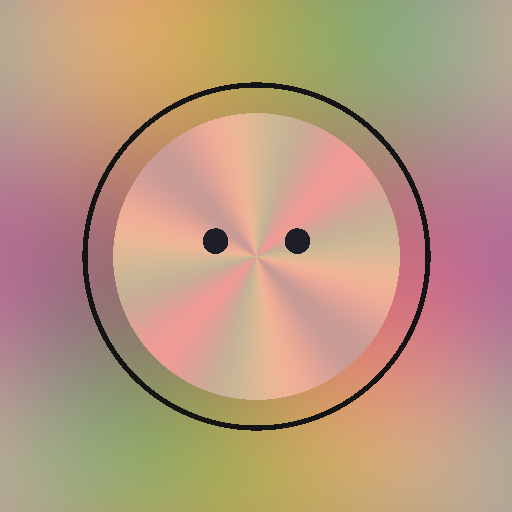
#> input picture images/lena_synth.png, 512 x 512 px
$ python color_test.py
#> lines starting #> are read from the running program, lines starting #| are printed output that depends on the picture
#> further down, img is the input picture: shape (512, 512, 3); mean R, G, B 185, 151.9, 126.8
### src/color_space.py
"""
Task 1.2 — Color space conversions.

RGB <-> YCbCr using the ITU-T.871 / JFIF formulas (same as JPEG).

    Y  =       0.299*R + 0.587*G + 0.114*B
    Cb = 128 - 0.168736*R - 0.331264*G + 0.5*B
    Cr = 128 + 0.5*R - 0.418688*G - 0.081312*B

Inverse:
    R = Y +                    1.402*(Cr-128)
    G = Y - 0.344136*(Cb-128) - 0.714136*(Cr-128)
    B = Y + 1.772*(Cb-128)

Input / output: numpy uint8 arrays of shape (H, W, 3).
"""

from __future__ import annotations

import numpy as np


def rgb_to_ycbcr(rgb: np.ndarray) -> np.ndarray:
    """Convert an (H,W,3) uint8 RGB image to a uint8 YCbCr image."""
    if rgb.dtype != np.uint8 or rgb.ndim != 3 or rgb.shape[2] != 3:
        raise ValueError(f"Expected uint8 (H,W,3), got {rgb.dtype} {rgb.shape}")

    arr = rgb.astype(np.float32)
    r, g, b = arr[..., 0], arr[..., 1], arr[..., 2]
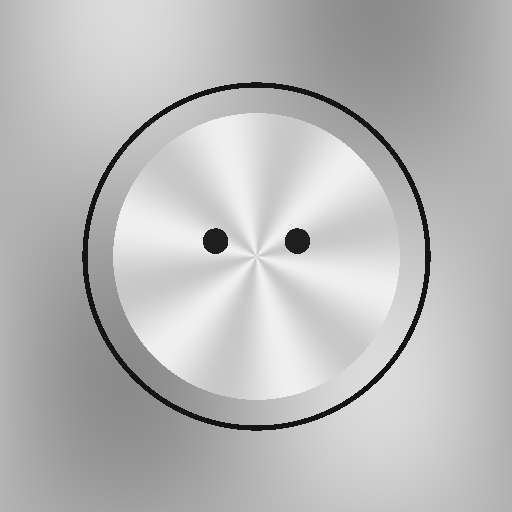
#> r: shape (512, 512) float32; min 20, max 240, mean 185

    y = 0.299 * r + 0.587 * g + 0.114 * b
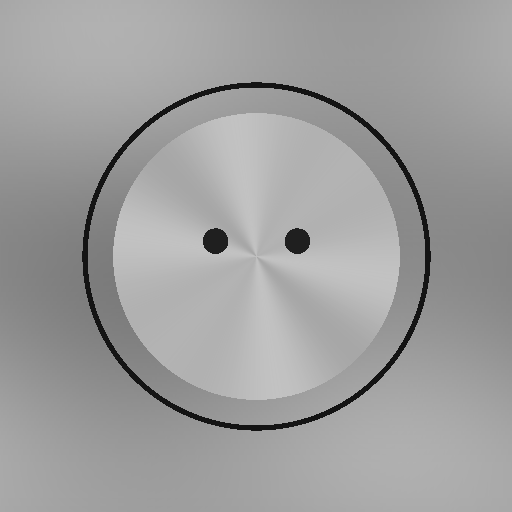
#> y: shape (512, 512) float32; min 20, max 194.5, mean 159
    cb = 128.0 - 0.168736 * r - 0.331264 * g + 0.5 * b
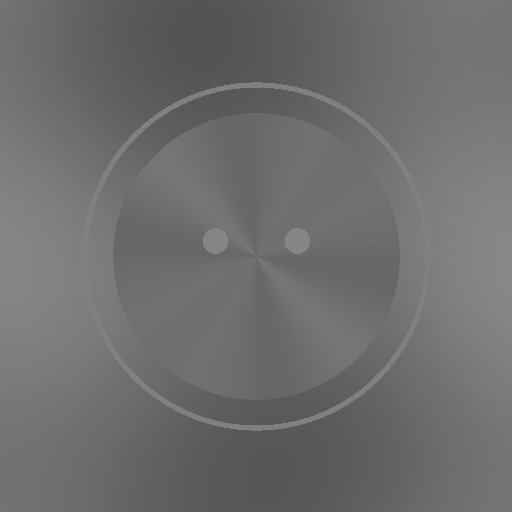
#> cb: shape (512, 512) float32; min 83.59, max 136.2, mean 109.8
    cr = 128.0 + 0.5 * r - 0.418688 * g - 0.081312 * b
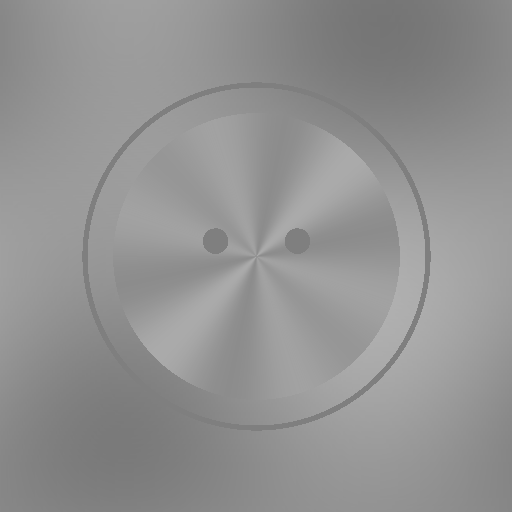
#> cr: shape (512, 512) float32; min 117.3, max 175.9, mean 146.6

    out = np.stack([y, cb, cr], axis=-1)
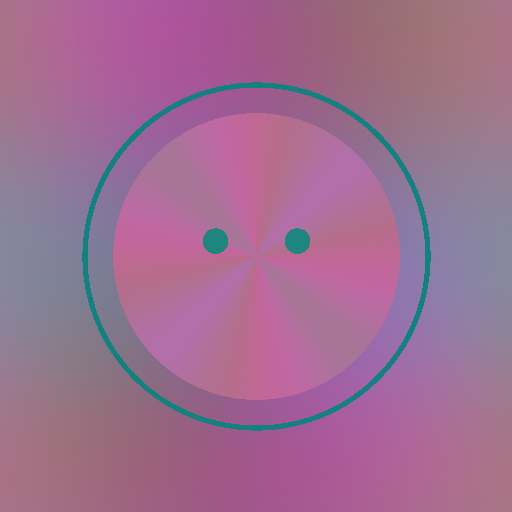
#> out: shape (512, 512, 3) float32; mean of channels 0, 1, 2 159, 109.8, 146.6; drawn as R, G, B
    return np.clip(out, 0, 255).astype(np.uint8)


def ycbcr_to_rgb(ycbcr: np.ndarray) -> np.ndarray:
    """Convert an (H,W,3) uint8 YCbCr image back to a uint8 RGB image."""
    if ycbcr.dtype != np.uint8 or ycbcr.ndim != 3 or ycbcr.shape[2] != 3:
        raise ValueError(f"Expected uint8 (H,W,3), got {ycbcr.dtype} {ycbcr.shape}")

    arr = ycbcr.astype(np.float32)
    y, cb, cr = arr[..., 0], arr[..., 1], arr[..., 2]
    cb_s = cb - 128.0
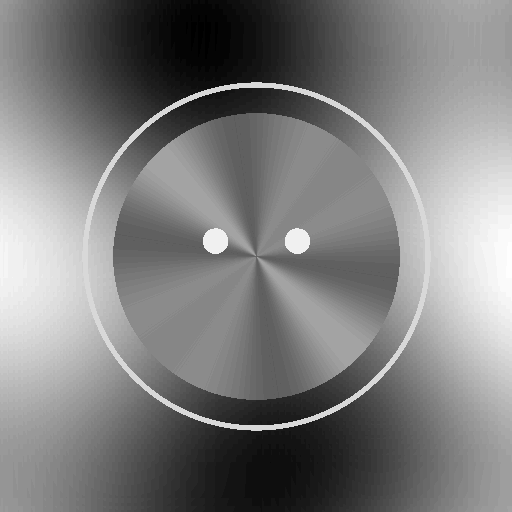
#> cb_s: shape (512, 512) float32; min -45, max 8, mean -18.63; drawn with min black and max white
    cr_s = cr - 128.0
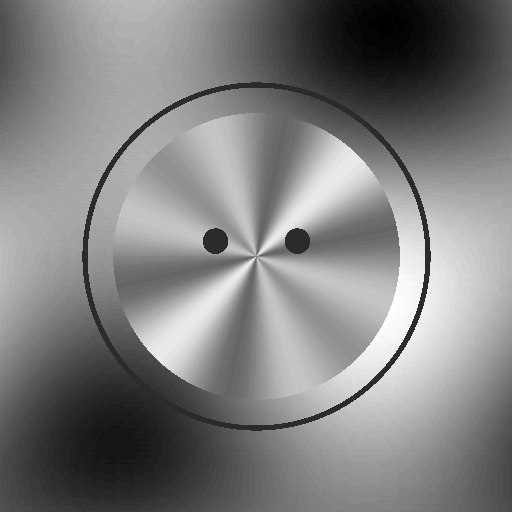
#> cr_s: shape (512, 512) float32; min -11, max 47, mean 18.1; drawn with min black and max white

    r = y + 1.402 * cr_s
    g = y - 0.344136 * cb_s - 0.714136 * cr_s
    b = y + 1.772 * cb_s

    out = np.stack([r, g, b], axis=-1)
    return np.clip(out, 0, 255).astype(np.uint8)

### color_test.py
from PIL import Image
import numpy as np
from src.color_space import rgb_to_ycbcr, ycbcr_to_rgb

# Load image
img = np.array(Image.open("images/lena_synth.png").convert("RGB"))

# Convert RGB → YCbCr
ycbcr = rgb_to_ycbcr(img)

# Convert back YCbCr → RGB
rgb_back = ycbcr_to_rgb(ycbcr)

# Save results
Image.fromarray(img).save("output/original.png")
Image.fromarray(np.clip(ycbcr, 0, 255).astype("uint8")).save("output/ycbcr_as_rgb.png")
Image.fromarray(np.clip(rgb_back, 0, 255).astype("uint8")).save("output/reconstructed.png")

print("Done! Check output folder.")

$ run again, with images/color_bw_dither.png copied over images/lena_synth.png
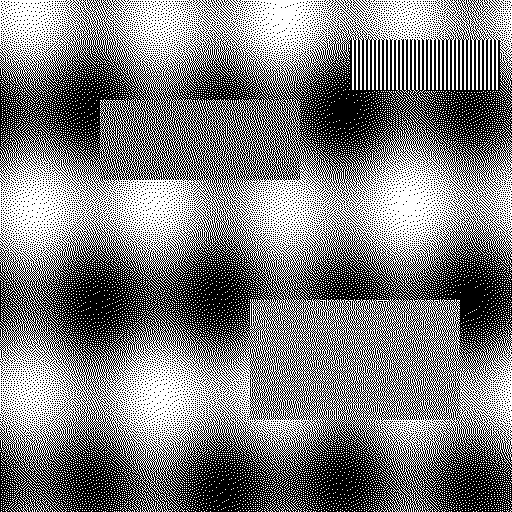
#> input picture images/color_bw_dither.png, 512 x 512 px
#> img: shape (512, 512, 3); 49.2% white in thin lines or dots
#> arr: shape (512, 512, 3) float32; 49.2% white in thin lines or dots
#> r: shape (512, 512) float32; 49.2% white in thin lines or dots
#> cb: shape (512, 512) float32; every value is 128
#> in rgb_to_ycbcr, `out = np.stack([y, cb, cr], axis=-1)`:
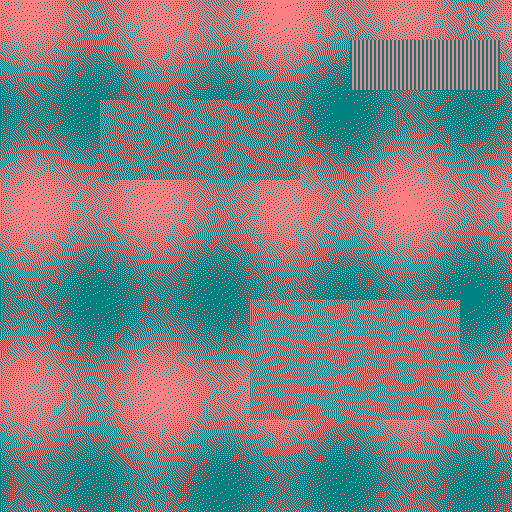
#> out: shape (512, 512, 3) float32; mean of channels 0, 1, 2 125.8, 128, 128; drawn as R, G, B
#> cb_s: shape (512, 512) float32; every value is 0
